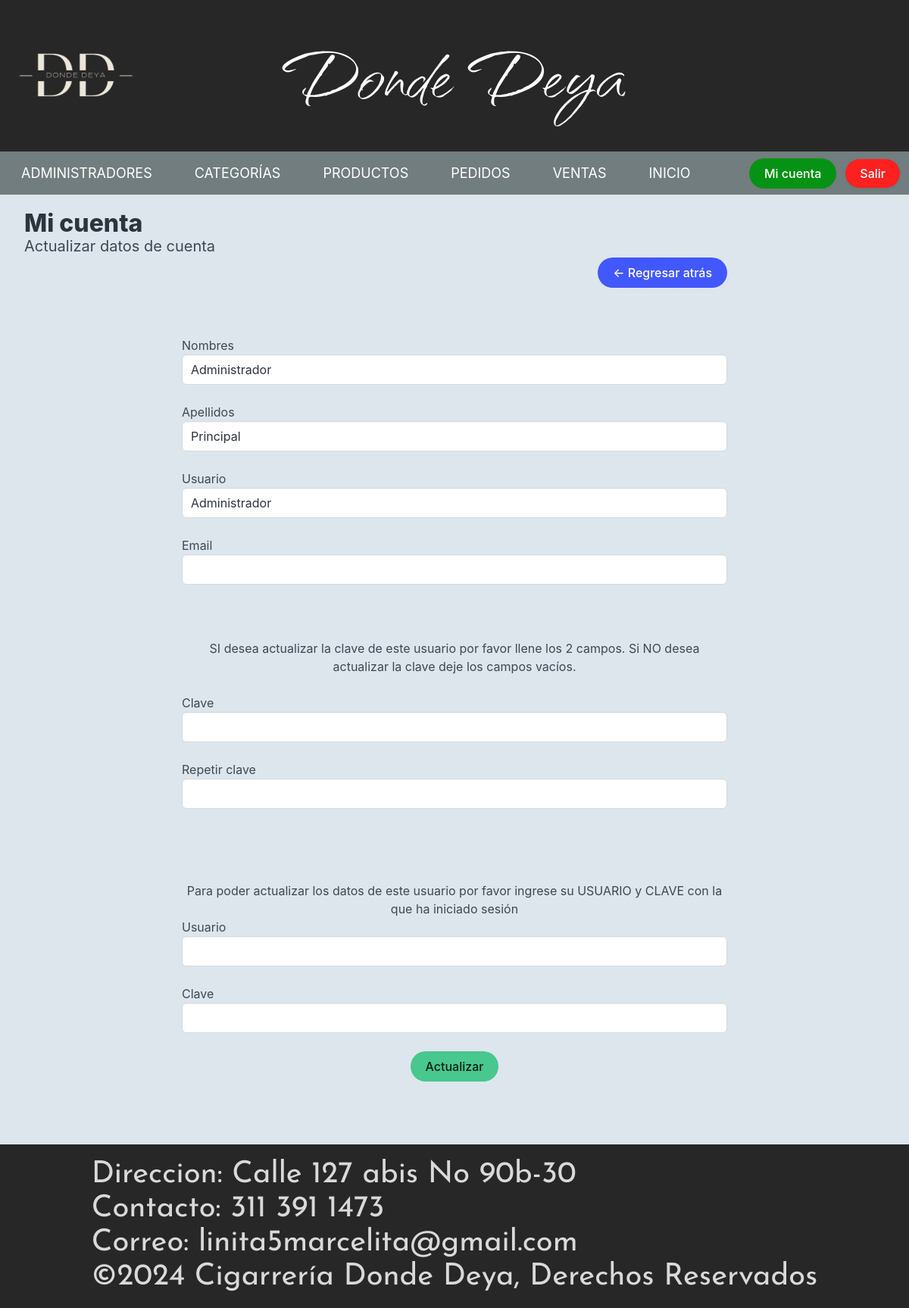
/index.php?vista=user_update&user_id_up=1 (signed in), run on the app's committed database.
### tables this page shows
CREATE TABLE `usuario` (
  `usuario_id` int(10) NOT NULL,
  `usuario_nombre` varchar(40) NOT NULL,
  `usuario_apellido` varchar(40) NOT NULL,
  `usuario_usuario` varchar(20) NOT NULL,
  `usuario_clave` varchar(200) NOT NULL,
  `usuario_email` varchar(70) NOT NULL,
  `usuario_rol` int(2) NOT NULL,
  `usuario_activo` int(2) NOT NULL,
  `usuario_token` varchar(255) NOT NULL,
  `usuario_token_expiration` datetime DEFAULT NULL
);

### index.php (called while the page is built, shortened)
<?php
$controller = new MainController();
$controller->handleRequest();
?>

### modelo/Utils.php (called while the page is built, shortened)
<?php
class Utils {
    public static function limpiar_cadena($cadena) {
        $cadena = trim($cadena);
        $cadena = stripslashes($cadena);
        $cadena = str_ireplace([
            "<script>", "</script>", "<script src", "<script type=",
            "SELECT * FROM", "DELETE FROM", "INSERT INTO", "DROP TABLE",
            "DROP DATABASE", "TRUNCATE TABLE", "SHOW TABLES;", "SHOW DATABASES;",
            "<?php", "?>", "--", "^", "<", "[", "]", "==", ";", "::"
        ], "", $cadena);
        return trim($cadena);
    }
}

### vistas/user_update.php (the view, shortened to what this page needs)
<?php
	 require_once "./modelo/Utils.php";
    $id = (isset($_GET['user_id_up'])) ? $_GET['user_id_up'] : 0;
    $id=Utils::limpiar_cadena($id);
?>
<div class="container is-fluid mb-6">
	<?php if($id==$_SESSION['id']){ ?>
		<h1 class="title">Mi cuenta</h1>
		<h2 class="subtitle">Actualizar datos de cuenta</h2>
	<?php }else{ ?>
		<h1 class="title">Usuarios</h1>
		<h2 class="subtitle">Actualizar usuario</h2>
	<?php } ?>
</div>
<div class="container pb-6 pt-6">
	<?php
		include "./inc/btn_back.php";
    	$check_usuario=Utils::conexion();
    	$check_usuario=$check_usuario->query("SELECT * FROM usuario WHERE usuario_id='$id'");
        if($check_usuario->rowCount()>0){
        	$datos=$check_usuario->fetch();
	?>
	<form action="./php/usuario_actualizar.php" method="POST" class="FormularioAjax" autocomplete="off" >
		<div class="columns">
		  	<div class="column">
		    	<div class="control">
					<label>Nombres</label>
				  	<input class="input" type="text" name="usuario_nombre" pattern="[a-zA-ZáéíóúÁÉÍÓÚñÑ ]{3,40}" maxlength="40" required value="<?php echo $datos['usuario_nombre']; ?>" >
				</div>
		  	</div>
		  	<div class="column">
		    	<div class="control">
					<label>Apellidos</label>
				  	<input class="input" type="text" name="usuario_apellido" pattern="[a-zA-ZáéíóúÁÉÍÓÚñÑ ]{3,40}" maxlength="40" required value="<?php echo $datos['usuario_apellido']; ?>" >
				</div>
		  	</div>
		</div>
		<div class="columns">
		  	<div class="column">
		    	<div class="control">
					<label>Usuario</label>
				  	<input class="input" type="text" name="usuario_usuario" pattern="[a-zA-Z0-9]{4,20}" maxlength="20" required value="<?php echo $datos['usuario_usuario']; ?>" >
				</div>
		  	</div>
		  	<div class="column">
		    	<div class="control">
					<label>Email</label>
				  	<input class="input" type="email" name="usuario_email" maxlength="70" value="<?php echo $datos['usuario_email']; ?>" >
				</div>
		  	</div>
		</div>
		<br><br>
		<p class="has-text-centered">
			SI desea actualizar la clave de este usuario por favor llene los 2 campos. Si NO desea actualizar la clave deje los campos vacíos.
		</p>
		<br>
		<div class="columns">
			<div class="column">
		    	<div class="control">
					<label>Clave</label>
				  	<input class="input" type="password" name="usuario_clave_1" pattern="[a-zA-Z0-9$@.-]{7,100}" maxlength="100" >
				</div>
		  	</div>
		  	<div class="column">
		    	<div class="control">
					<label>Repetir clave</label>
				  	<input class="input" type="password" name="usuario_clave_2" pattern="[a-zA-Z0-9$@.-]{7,100}" maxlength="100" >
				</div>
		  	</div>
		</div>
		<br><br><br>
		<p class="has-text-centered">
			Para poder actualizar los datos de este usuario por favor ingrese su USUARIO y CLAVE con la que ha iniciado sesión
		</p>
		<div class="columns">
		  	<div class="column">
		    	<div class="control">
					<label>Usuario</label>
				  	<input class="input" type="text" name="administrador_usuario" pattern="[a-zA-Z0-9]{4,20}" maxlength="20" required >
				</div>
		  	</div>
		  	<div class="column">
		    	<div class="control">
					<label>Clave</label>
				  	<input class="input" type="password" name="administrador_clave" pattern="[a-zA-Z0-9$@.-]{7,100}" maxlength="100" required >
				</div>
		  	</div>
		</div>
		<p class="has-text-centered">
			<button type="submit" class="button is-success is-rounded">Actualizar</button>
		</p>
	</form>
	<?php
		}else{
			include "./inc/error_alert.php";
		}
	?>
</div>
<?php require_once "./inc/footer.php"; ?>

### css/estilos2.css (style rules this page uses)
.container.is-fluid { margin-top: 20px; }
.control { position: relative; }
.input { width: 100%; padding: 10px; border: 1px solid #ddd; border-radius: 4px; font-size: 1em; color: #333; box-sizing: border-box; }
.columns { display: flex; flex-direction: column; }
.container.pb-6.pt-6 { margin: 4px auto; position: relative; width: 60%; margin-top: -110px; }

### data on the page
usuario: usuario_nombre "Administrador", usuario_apellido "Principal", usuario_usuario "Administrador"
